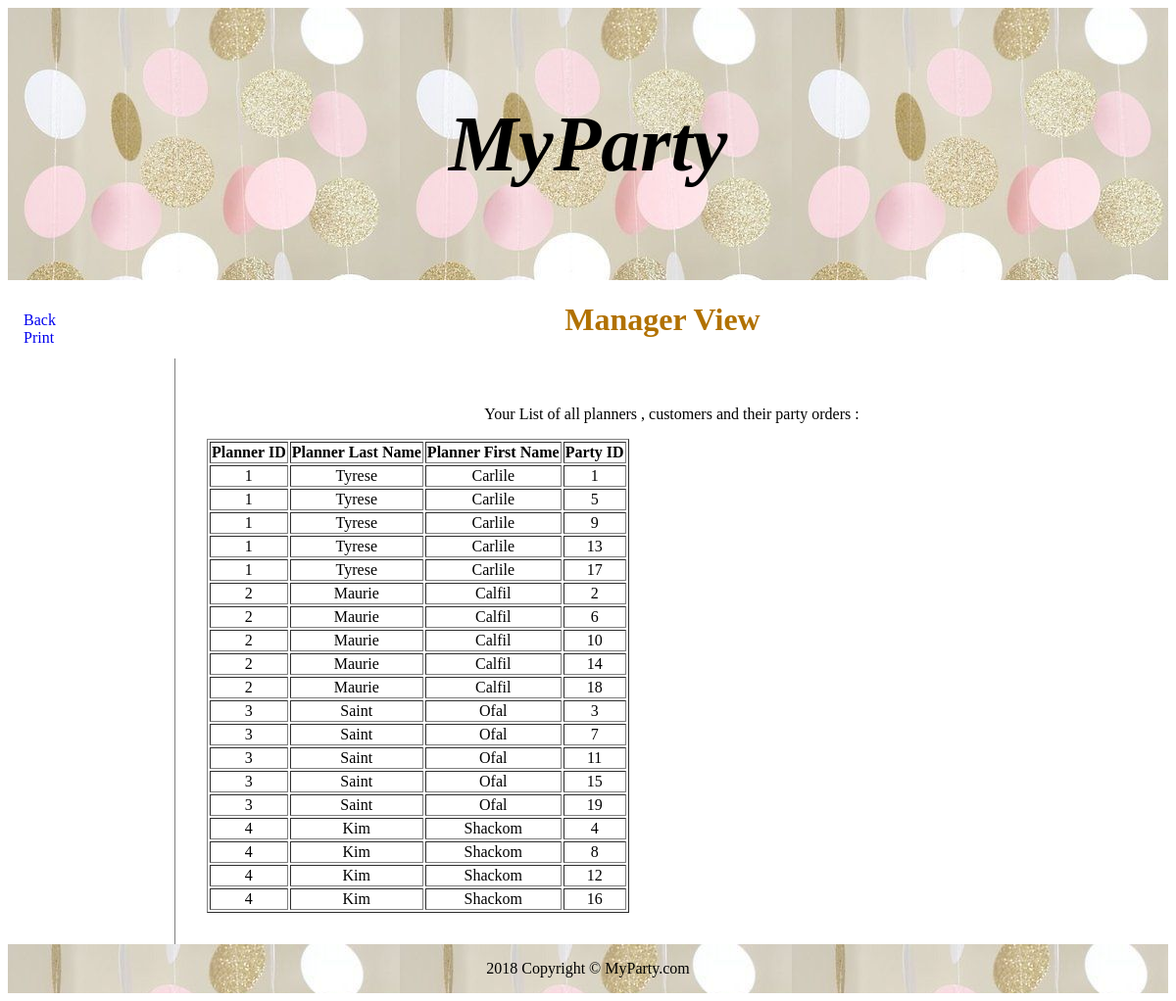
Page /plannerhaveParty.php on the committed database.
### tables this page shows
CREATE TABLE Party
(
  PartyID	 int NOT NULL AUTO_INCREMENT,
  NoOfGuests	 INT 		NOT NULL,
  Date 	DATE 	 NOT NULL,
  Time  TIME      NOT NULL,
  CustomerId 	int NOT NULL ,
  PlannerID	int NOT NULL ,
  PlaceID	 int NOT NULL ,
  TypeID    int NOT NULL ,
  ThemeID 	 int NOT NULL ,
  PRIMARY KEY (PartyID),
  FOREIGN KEY (CustomerId) REFERENCES Customer(CustomerId),
  FOREIGN KEY (PlannerID) REFERENCES Planner(PlannerID),
  FOREIGN KEY (PlaceID) REFERENCES Place(PlaceID),
  FOREIGN KEY (TypeID) REFERENCES Type(TypeID),
  FOREIGN KEY (ThemeID) REFERENCES Theme(ThemeID),
  UNIQUE (Date, Time)
);

CREATE TABLE Planner
(
  PlannerID 	int NOT NULL AUTO_INCREMENT,
  PlannerFName 	 VARCHAR(15)	 NOT NULL,
  PlannerLName 	 VARCHAR(15)	 NOT NULL,
  PlannerPhone 	INT(11)		NOT NULL,
  PlannerEmail 	VARCHAR(20)	 NOT NULL,
  managerID 	int NOT NULL ,
  PRIMARY KEY (PlannerID),
  FOREIGN KEY (managerID) REFERENCES Manager(managerID),
  UNIQUE (PlannerEmail)
);

### plannerhaveParty.php (the view, shortened to what this page needs)
<!DOCTYPE html>
<html>
<head>
</head>
<body>
<div class="container">
<header>
   <h1>MyParty</h1>
</header>
<nav>
  <ul>
    <li><a href="managerView.php">Back</a></li>
    <li><a href="#">Print</a></li>
  </ul>
</nav>
    <h1 ><b> <center> <font color="#b1871b "> Manager View </font></center></b></h1>
<article>
<p> Your List of all planners , customers and their party orders : </p>
 <div>
<?php
     $varConn = Connect();
$sql = 'SELECT planner.PlannerID,planner.PlannerFName,planner.PlannerLName, party.PartyID
        From  party, planner
        WHERE party.PlannerID = planner.PlannerID ';
$result = $varConn->query($sql);
if ($result->num_rows > 0) {
    echo "<table border='1' >";
            echo "<tr>";
                echo "<th>Planner ID</th>";
                echo "<th>Planner Last Name</th>";
                echo "<th>Planner First Name</th>";
                echo "<th>Party ID</th>";
            echo "</tr>";
 while($row = mysqli_fetch_array($result)) {
            echo "<tr>";
                echo "<td>" . $row['PlannerID'] . "</td>";
                echo "<td>" . $row['PlannerFName'] . "</td>";
                echo "<td>" . $row['PlannerLName'] . "</td>";
                echo "<td>" . $row['PartyID'] . "</td>";
            echo "</tr>";
        }
     echo "</table>";
    }
 else{
    echo "ERROR: Could not able to execute $sql. " . mysqli_error($varConn);
}
?>
 </div>
</article>
<footer>Copyright &copy; MyParty.com </footer>
</div>
</body>
</html>

### plannerhaveParty.php (style rules this page uses)
div.container { width: 100%; }
header { padding: 1em; border-color: antiquewhite; color: black; background-color: pink; clear: left; font-size: 250%; font-style: italic; text-align:center; text-decoration-color:black; background: url(p.jpg); }
footer { padding: 1em; border-color: antiquewhite; color: black background-color: pink; clear: left; text-align:center; text-decoration-color:black; background: url(p.jpg); }
nav { float: left; width: 120px; margin: 0; padding: 1em; }
nav ul { list-style-type:none; padding: 0; }
nav ul a { text-decoration:none; }
article { margin-left: 170px; border-left: 1px solid gray; padding: 2em; overflow: hidden; color:black; text-align: center; }

### rows in the picture
party: PlannerID.PlannerID "1", PlannerID.PlannerFName "Tyrese", PlannerID.PlannerLName "Carlile", PartyID "1"
party: PlannerID.PlannerID "1", PlannerID.PlannerFName "Tyrese", PlannerID.PlannerLName "Carlile", PartyID "5"
party: PlannerID.PlannerID "1", PlannerID.PlannerFName "Tyrese", PlannerID.PlannerLName "Carlile", PartyID "9"
party: PlannerID.PlannerID "1", PlannerID.PlannerFName "Tyrese", PlannerID.PlannerLName "Carlile", PartyID "13"
party: PlannerID.PlannerID "1", PlannerID.PlannerFName "Tyrese", PlannerID.PlannerLName "Carlile", PartyID "17"
party: PlannerID.PlannerID "2", PlannerID.PlannerFName "Maurie", PlannerID.PlannerLName "Calfil", PartyID "2"
party: PlannerID.PlannerID "2", PlannerID.PlannerFName "Maurie", PlannerID.PlannerLName "Calfil", PartyID "6"
party: PlannerID.PlannerID "2", PlannerID.PlannerFName "Maurie", PlannerID.PlannerLName "Calfil", PartyID "10"
party: PlannerID.PlannerID "2", PlannerID.PlannerFName "Maurie", PlannerID.PlannerLName "Calfil", PartyID "14"
party: PlannerID.PlannerID "2", PlannerID.PlannerFName "Maurie", PlannerID.PlannerLName "Calfil", PartyID "18"
party: PlannerID.PlannerID "3", PlannerID.PlannerFName "Saint", PlannerID.PlannerLName "Ofal", PartyID "3"
party: PlannerID.PlannerID "3", PlannerID.PlannerFName "Saint", PlannerID.PlannerLName "Ofal", PartyID "7"
party: PlannerID.PlannerID "3", PlannerID.PlannerFName "Saint", PlannerID.PlannerLName "Ofal", PartyID "11"
party: PlannerID.PlannerID "3", PlannerID.PlannerFName "Saint", PlannerID.PlannerLName "Ofal", PartyID "15"
party: PlannerID.PlannerID "3", PlannerID.PlannerFName "Saint", PlannerID.PlannerLName "Ofal", PartyID "19"
party: PlannerID.PlannerID "4", PlannerID.PlannerFName "Kim", PlannerID.PlannerLName "Shackom", PartyID "4"
party: PlannerID.PlannerID "4", PlannerID.PlannerFName "Kim", PlannerID.PlannerLName "Shackom", PartyID "8"
party: PlannerID.PlannerID "4", PlannerID.PlannerFName "Kim", PlannerID.PlannerLName "Shackom", PartyID "12"
party: PlannerID.PlannerID "4", PlannerID.PlannerFName "Kim", PlannerID.PlannerLName "Shackom", PartyID "16"
